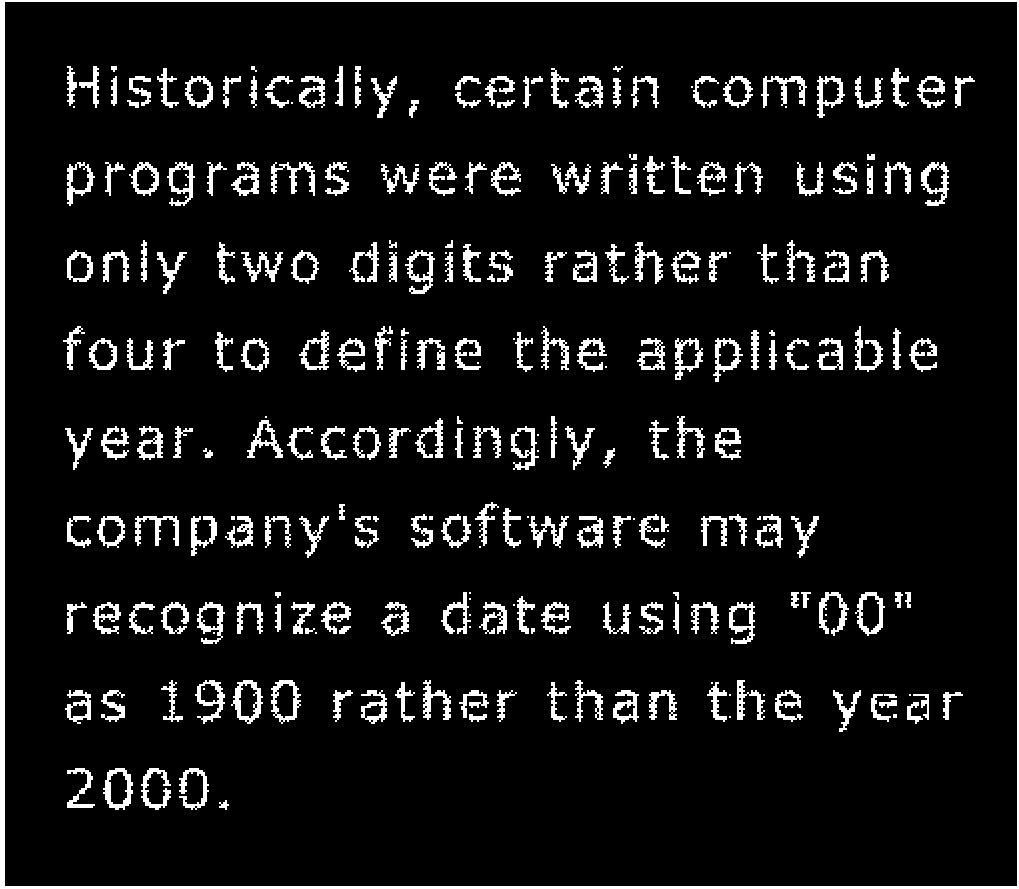
%> input picture Lab4-Morphology-main/assets/text-broken.tif, 1019 x 889 px
$ octave week4.m   (GNU Octave 9; MATLAB toolbox functions it lacks are replaced by stand-ins)
%> lines starting %> are read from the running program, lines starting %| are printed output that depends on the picture; in (x1, y1, x2, y2) boxes, pixels count from 0 and x2, y2 are one past the last pixel; in counts of white or black regions, pixels touching at a corner belong together; the program's own positions count from 1
%% Dilation operation
A = imread('../assets/text-broken.tif');
%> A: size 889x1019 logical; 8.3% white; 266 white regions (38 under 20 px), largest, box (x1, y1, x2, y2) and area: (0, 0, 1019, 889) 11283, (231, 680, 263, 724) 536, (921, 162, 949, 206) 524
B1 = [0 1 0;
     1 1 1;
     0 1 0];
A1 = imdilate(A, B1);
%> A1: size 889x1019 logical; 12.7% white; 202 white regions, largest, box (x1, y1, x2, y2) and area: (0, 0, 1019, 889) 15071, (270, 161, 316, 197) 838, (760, 75, 808, 109) 815
montage({A,A1})

B2 = ones(3,3);
A2 = imdilate(A, B2);
%> A2: size 889x1019 logical; 13.6% white; 202 white regions, largest, box (x1, y1, x2, y2) and area: (0, 0, 1019, 889) 15071, (270, 161, 316, 197) 904, (760, 75, 808, 109) 868

figure
montage({A, A2})
title('Dilation with 3x3 Ones SE')

% Dilation with diagonal cross
Bx = [1 0 1;
      0 1 0;
      1 0 1];

Ax = imdilate(A, Bx);

figure
montage({A, Ax})
title('Dilation with Diagonal Cross SE')

%% Structuring element
SE = strel('disk',4);
SE.Neighborhood         % print the SE neighborhood contents

%% Erosion Operation
clear all
close all

A = imread('../assets/wirebond-mask.tif');
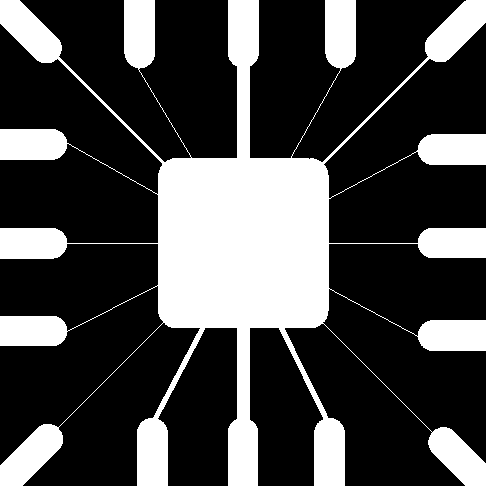
%> input picture Lab4-Morphology-main/assets/wirebond-mask.tif, 486 x 486 px
%> A: size 486x486 logical; 28.1% white; 1 white region, box (x1, y1, x2, y2) and area: (0, 0, 486, 486) 66259
SE2 = strel('disk',2);
SE10 = strel('disk',10);
SE20 = strel('disk',20);
E2 = imerode(A,SE2);
%> E2: size 486x486 logical; 24.3% white; 13 white regions, largest, box (x1, y1, x2, y2) and area: (139, 0, 343, 486) 36376, (0, 426, 61, 486) 1942, (0, 0, 60, 61) 1938
E10 = imerode(A,SE10);
%> E10: size 486x486 logical; 14.9% white; 17 white regions, largest, box (x1, y1, x2, y2) and area: (167, 164, 320, 322) 23162, (0, 433, 54, 486) 845, (0, 0, 52, 54) 842
E20 = imerode(A,SE20);
%> E20: size 486x486 logical; 7.4% white; 5 white regions (4 under 20 px), largest, box (x1, y1, x2, y2) and area: (177, 176, 310, 310) 17558

montage({A, E2, E10, E20}, "size", [2 2])

%% Morphological filtering with Open and Close
clear all
close all

% Read image
f = imread('../assets/fingerprint-noisy.tif');
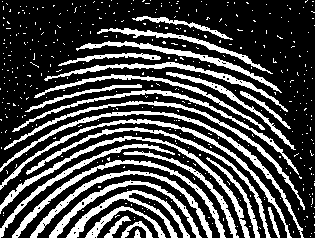
%> input picture Lab4-Morphology-main/assets/fingerprint-noisy.tif, 315 x 238 px
%> f: size 238x315 logical; 28.5% white; 414 white regions (387 under 20 px), largest, box (x1, y1, x2, y2) and area: (0, 111, 304, 238) 1388, (0, 136, 250, 238) 1372, (0, 119, 292, 238) 1337

% Structuring element (3x3)
SE = strel('square',3);

% Erosion
fe = imerode(f, SE);
%> fe: size 238x315 logical; 9% white in thin lines or dots, all inside (x1, y1, x2, y2) = (0, 17, 302, 238)

% Dilation of eroded image
fed = imdilate(fe, SE);
%> fed: size 238x315 logical; 25.3% white; 167 white regions (33 under 20 px), largest, box (x1, y1, x2, y2) and area: (101, 190, 190, 238) 786, (0, 136, 132, 211) 677, (49, 181, 131, 238) 578

% Opening
fo = imopen(f, SE);

% Display results
figure
montage({f, fe, fed, fo}, 'Size', [1 4])
title('f | fe | fed | fo')

%% Boundary Detection
clear all
close all

% Read image and convert to binary
I = imread('../assets/blobs.tif');
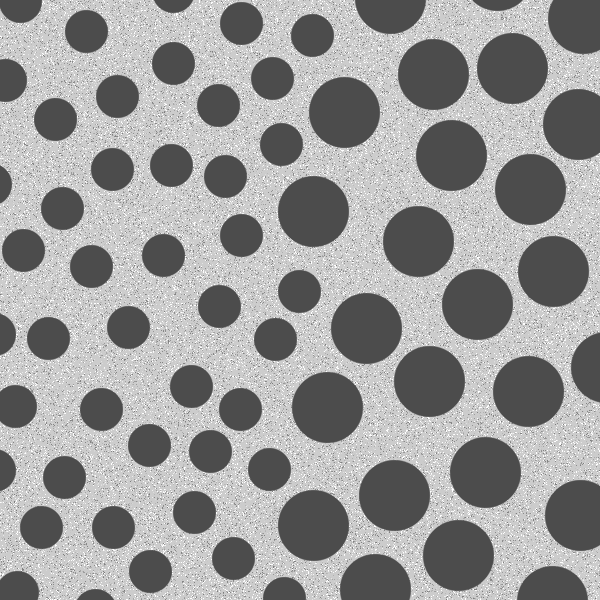
%> input picture Lab4-Morphology-main/assets/blobs.tif, 600 x 600 px
%> I is the input picture: size 600x600 uint8; min 76, max 255, mean 153.6
I = imcomplement(I);
level = graythresh(I);
%> level = 0.439
BW = imbinarize(I, level);
%> BW: size 600x600 logical; 41% white; 5794 white regions (5725 under 20 px), largest, box (x1, y1, x2, y2) and area: (276, 489, 349, 561) 3970, (291, 372, 363, 443) 3966, (476, 32, 549, 104) 3964

% Morphological operation
g = bwmorph(BW, 'thin', Inf);
%> g: size 600x600 logical; 3.2% white in thin lines or dots

figure
montage({BW, g}, 'Size', [1 2])
title('Original Binary | Thinned Image')

%% Test bwmorph
%% Thinning with bwmorph

clear all
close all

%% Read image
f = imread('../assets/fingerprint.tif');
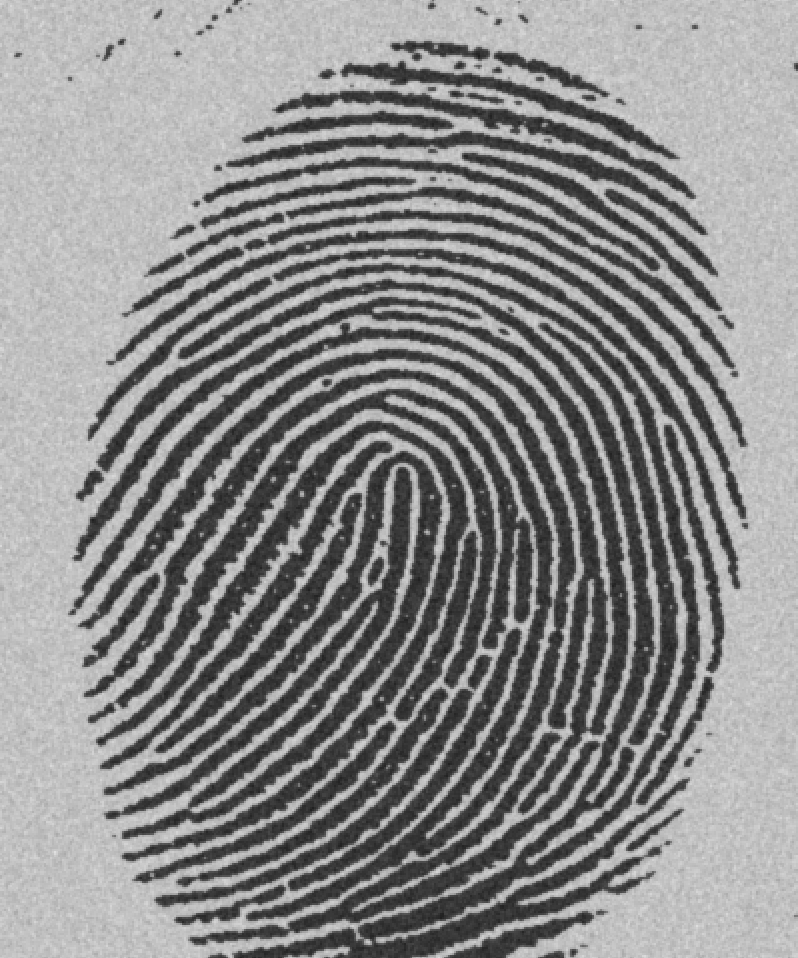
%> input picture Lab4-Morphology-main/assets/fingerprint.tif, 798 x 958 px
%> f is the input picture: size 958x798 uint8; min 29, max 224, mean 140

% Convert to binary
f = imcomplement(f);
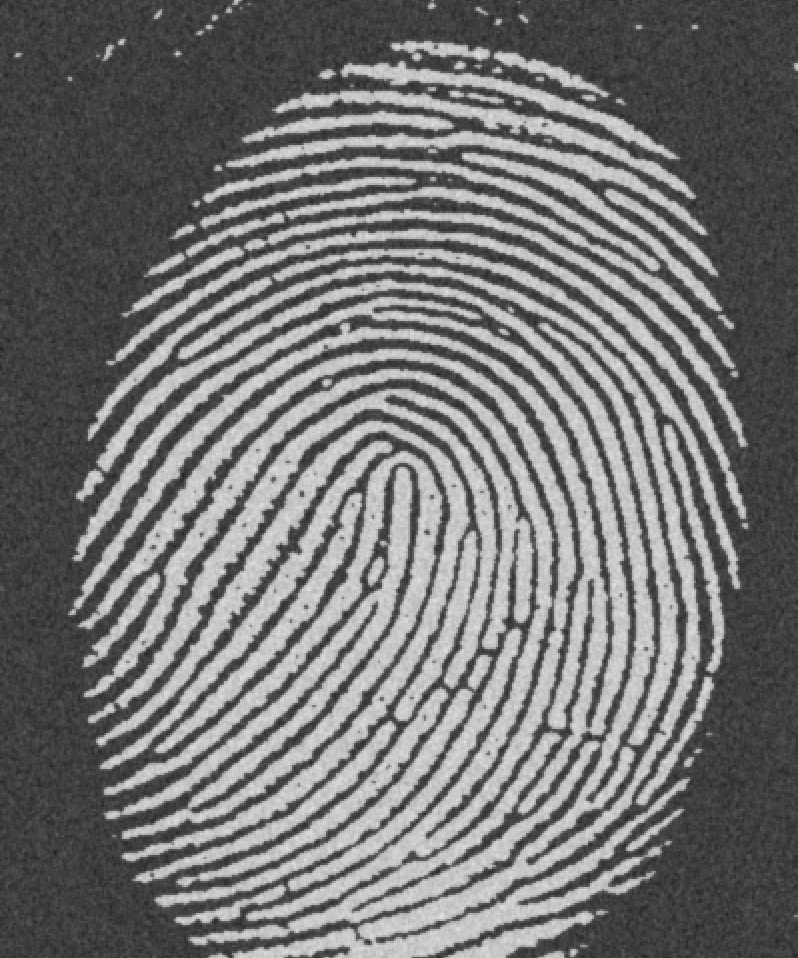
%> f: size 958x798 uint8; min 31, max 226, mean 115
level = graythresh(f);
%> level = 0.506
BW = imbinarize(f, level);
%> BW: size 958x798 logical; 38.1% white; 97 white regions (10 under 20 px), largest, box (x1, y1, x2, y2) and area: (78, 349, 600, 945) 43740, (96, 263, 700, 958) 40222, (68, 297, 630, 815) 29700

% Thinning operations
g1 = bwmorph(BW, 'thin', 1);
%> g1: size 958x798 logical; 31.2% white; 97 white regions (40 under 20 px), largest, box (x1, y1, x2, y2) and area: (78, 350, 599, 944) 36681, (96, 264, 699, 958) 33060, (68, 298, 629, 815) 24525
g2 = bwmorph(BW, 'thin', 2);
%> g2: size 958x798 logical; 25.7% white; 97 white regions (46 under 20 px), largest, box (x1, y1, x2, y2) and area: (78, 351, 598, 943) 30962, (96, 265, 699, 958) 27185, (68, 299, 628, 815) 20257
g3 = bwmorph(BW, 'thin', 3);
%> g3: size 958x798 logical; 20.3% white; 97 white regions (51 under 20 px), largest, box (x1, y1, x2, y2) and area: (78, 352, 597, 942) 25340, (96, 266, 699, 958) 21496, (68, 300, 627, 815) 16117
g4 = bwmorph(BW, 'thin', 4);
%> g4: size 958x798 logical; 15.4% white; 97 white regions (52 under 20 px), largest, box (x1, y1, x2, y2) and area: (78, 353, 596, 942) 19903, (96, 267, 699, 958) 16220, (104, 455, 441, 836) 12855
g5 = bwmorph(BW, 'thin', 5);
%> g5: size 958x798 logical; 11.2% white; 97 white regions (52 under 20 px), largest, box (x1, y1, x2, y2) and area: (78, 354, 596, 942) 14902, (96, 267, 699, 958) 11611, (104, 456, 441, 836) 9916

% Display results
figure
montage({BW, g1, g2, g3, g4, g5}, 'Size', [2 3])
title('Original | Thin 1 | Thin 2 | Thin 3 | Thin 4 | Thin 5')

% Thinning until convergence
ginf = bwmorph(BW, 'thin', inf);
%> ginf: size 958x798 logical; 2.9% white in thin lines or dots

figure
montage({BW, ginf}, 'Size', [1 2])
title('Original | Thin (inf)')

%% Connected Components and labels
clear all
close all

t = imread('../assets/text.png');
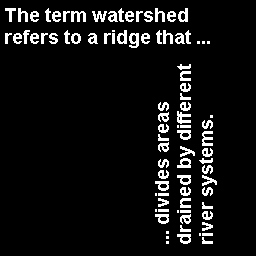
%> input picture Lab4-Morphology-main/assets/text.png, 256 x 256 px
%> t: size 256x256 logical; 7.3% white in thin lines or dots, all inside (x1, y1, x2, y2) = (5, 8, 217, 244)
imshow(t)
CC = bwconncomp(t)
%> CC = 88 connected components

% Determine largest component and erase
numPixels = cellfun(@numel, CC.PixelIdxList);
%> numPixels = 88 values, max 106 at index 52, min 6 at index 20, mean 54.24
[biggest, idx] = max(numPixels);
%> biggest = 106; idx = 52
t(CC.PixelIdxList{idx}) = 0;
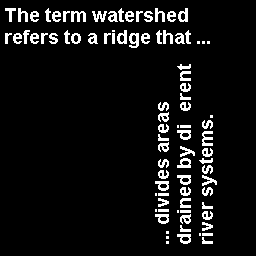
%> t: size 256x256 logical; 7.1% white in thin lines or dots, all inside (x1, y1, x2, y2) = (5, 8, 217, 244)
figure
imshow(t)

%% Morphological Reconstruction
clear all
close all

%> (the run ends here)
